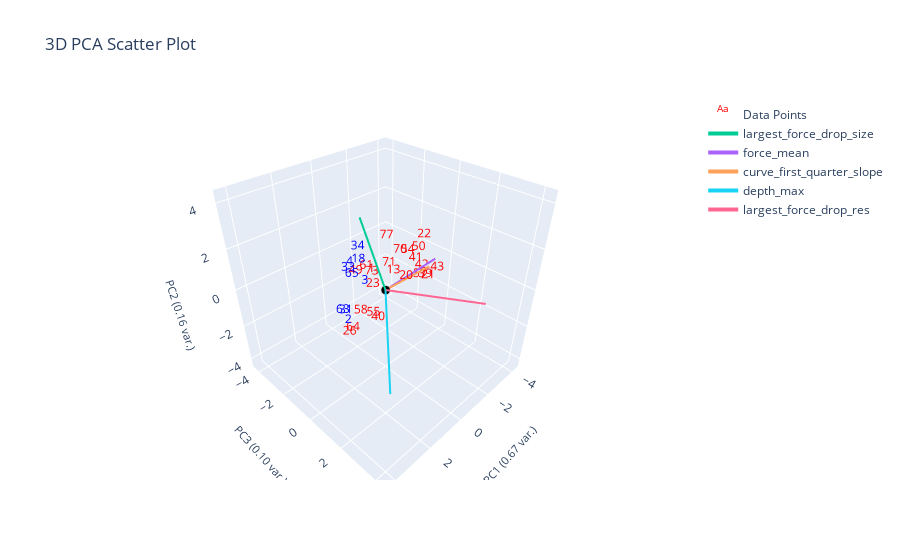

The cell this chart's notebook holds for it:
### Markdown cell above
# Split Based on Popcorn

### Code cell
from sklearn.neighbors import NearestCentroid

ylabel_name = "popcorn"
data_with_popcorn_label = data_features[data_features['popcorn'].notna()]

popcorn_x = plotting.extract_numerical_features(data_with_popcorn_label).values
popcorn_ylabels = data_with_popcorn_label['popcorn'].astype(int)

nc = NearestCentroid()
nc.fit(popcorn_x, popcorn_ylabels)

nc_predictions = pd.Series(nc.predict(clustering_features.values))
proba = np.round(nc.predict_proba(clustering_features), 2)

# proba = pd.DataFrame(data=proba, columns=nc.classes, index=data_without_op)
centroids = pd.DataFrame(data=nc.centroids_, columns=clustering_features.columns)
centroids[f'{ylabel_name}_nums'] = nc.classes_

changed_ylabel_idxs = loss(nc_predictions, popcorn_ylabels)
corrected_predctions = correct_pseudo_ylabels_to_actual(nc_predictions, popcorn_ylabels, changed_ylabel_idxs)

# plotting.plot_specific_curves([4], curve_data, data_features, color='green')
# print(data_with_popcorn_label[data_with_popcorn_label['popcorn']][['filenames', 'popcorn']])
# plotting labeled data only
plotting.plot_cluster_subplots(
                            popcorn_ylabels, 
                            curve_data,
                            filename_list,
                            title='Popcorn',
                            cluster_category_names=["No Popcorn", "Yes Popcorn"], 
                            bold_idxs=popcorn_ylabels.index,
                            )
plotting.plot_pca(data_with_popcorn_label, popcorn_ylabels, 3, "", ylabel_name, )

# # plotting labeled with predictions
# plotting.plot_cluster_subplots(
#                             corrected_predctions,
#                             curve_data,
#                             cluster_category_names=["No Popcorn", "Yes Popcorn"],
#                             bold_idxs=popcorn_ylabels.index,
#                             prediction_proba=proba)
# plotting.plot_pca(clustering_features, corrected_predctions, 3, "", ylabel_name=ylabel_name, centroids=centroids)

### Figure 1 — Plotly figure (JSON) as saved in the notebook; plotly's stock layout.template omitted (floating-point values rounded to 4 significant figures)
{"data": [{"mode": "text", "name": "Data Points", "text": ["1", "2", "3", "4", "13", "18", "20", "21", "22", "23", "26", "31", "33", "34", "39", "40", "41", "42", "43", "49", "50", "54", "55", "57", "58", "61", "63", "64", "65", "70", "71", "73", "75", "77"], "textfont": {"color": ["red", "blue", "blue", "blue", "red", "blue", "red", "red", "red", "red", "red", "blue", "blue", "blue", "red", "red", "red", "red", "red", "red", "red", "red", "red", "red", "red", "red", "blue", "red", "blue", "red", "red", "red", "red", "red"], "size": 12}, "type": "scatter3d", "x": [0.6901, 2.484, 0.701, 1.588, -0.1972, 1.268, -0.2592, -1.706, -1.917, 0.6097, 2.293, 2.559, 2.24, 0.5982, -1.759, 1.125, -2.292, -1.747, -2.423, 1.635, -2.815, -2.429, 1.088, -1.621, 1.614, -0.5544, 3.249, 1.81, 1.859, -1.215, -1.252, -0.5108, -4.519, -0.1935], "y": [-0.1824, 0.3704, -0.556, -0.4351, 0.2847, -0.2502, 0.9395, 0.8793, 0.412, -0.1542, 0.1741, 0.2789, 0.2362, -1.046, 0.737, 0.6688, -0.3982, 0.502, 0.852, -0.04495, -0.6114, -0.9395, 0.358, 0.5448, 0.1563, -1.889, 1.045, -0.1613, -0.01041, -0.317, -1.094, -1.421, 1.214, -0.143], "z": [0.5481, -0.7821, -0.2302, 1.213, 0.2829, 1.263, 0.2906, -0.4272, 1.381, -0.2368, -1.657, -0.2904, 1.57, 1.234, -0.472, -1.274, -0.3719, -0.07959, -0.3657, 0.9973, -0.104, -0.2404, -1.234, -0.4922, -0.9243, -0.6997, 0.5789, -1.948, 0.9777, 0.5846, -0.4769, -0.7734, 0.344, 1.814]}, {"marker": {"color": "black", "size": 3}, "mode": "markers", "name": "Origin", "showlegend": false, "type": "scatter3d", "x": [0], "y": [0], "z": [0]}, {"line": {"width": 4}, "mode": "lines+text", "name": "largest_force_drop_size", "textposition": "top center", "type": "scatter3d", "x": [0, 2.078], "y": [0, 0.8537], "z": [0, 4.436]}, {"line": {"width": 4}, "mode": "lines+text", "name": "force_mean", "textposition": "top center", "type": "scatter3d", "x": [0, -2.571], "y": [0, 0.5507], "z": [0, 0.6925]}, {"line": {"width": 4}, "mode": "lines+text", "name": "curve_first_quarter_slope", "textposition": "top center", "type": "scatter3d", "x": [0, -1.967], "y": [0, 0.7186], "z": [0, 0.6313]}, {"line": {"width": 4}, "mode": "lines+text", "name": "depth_max", "textposition": "top center", "type": "scatter3d", "x": [0, 2.67], "y": [0, 2.929], "z": [0, -2.073]}, {"line": {"width": 4}, "mode": "lines+text", "name": "largest_force_drop_res", "textposition": "top center", "type": "scatter3d", "x": [0, -1.754], "y": [0, 3.857], "z": [0, 0.3757]}], "layout": {"autosize": true, "scene": {"aspectmode": "cube", "xaxis": {"range": [-4.519, 4.519], "title": {"font": {"size": 11}, "text": "PC1 (0.67 var.)"}}, "yaxis": {"range": [-4.519, 4.519], "title": {"font": {"size": 11}, "text": "PC3 (0.10 var.)"}}, "zaxis": {"range": [-4.519, 4.519], "title": {"font": {"size": 11}, "text": "PC2 (0.16 var.)"}}}, "title": {"text": "3D PCA Scatter Plot"}}}
